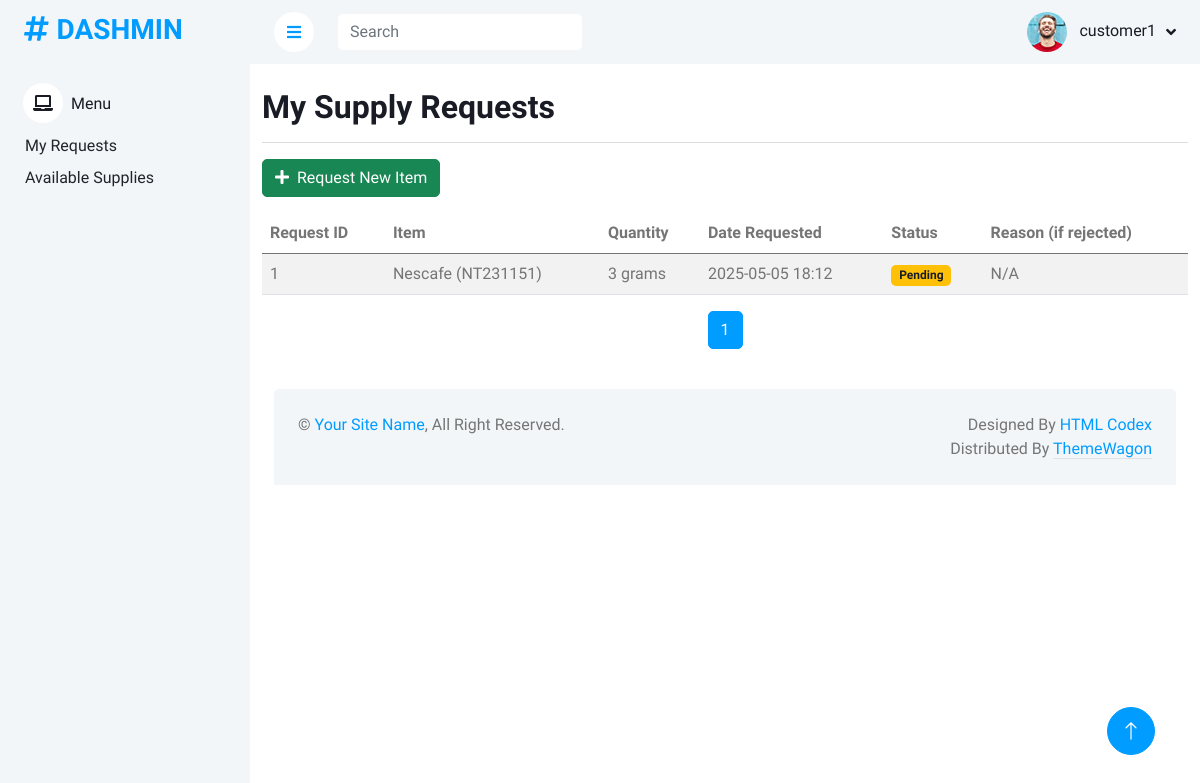
Page /customer/my_requests/ (signed in) on the earlier database version.
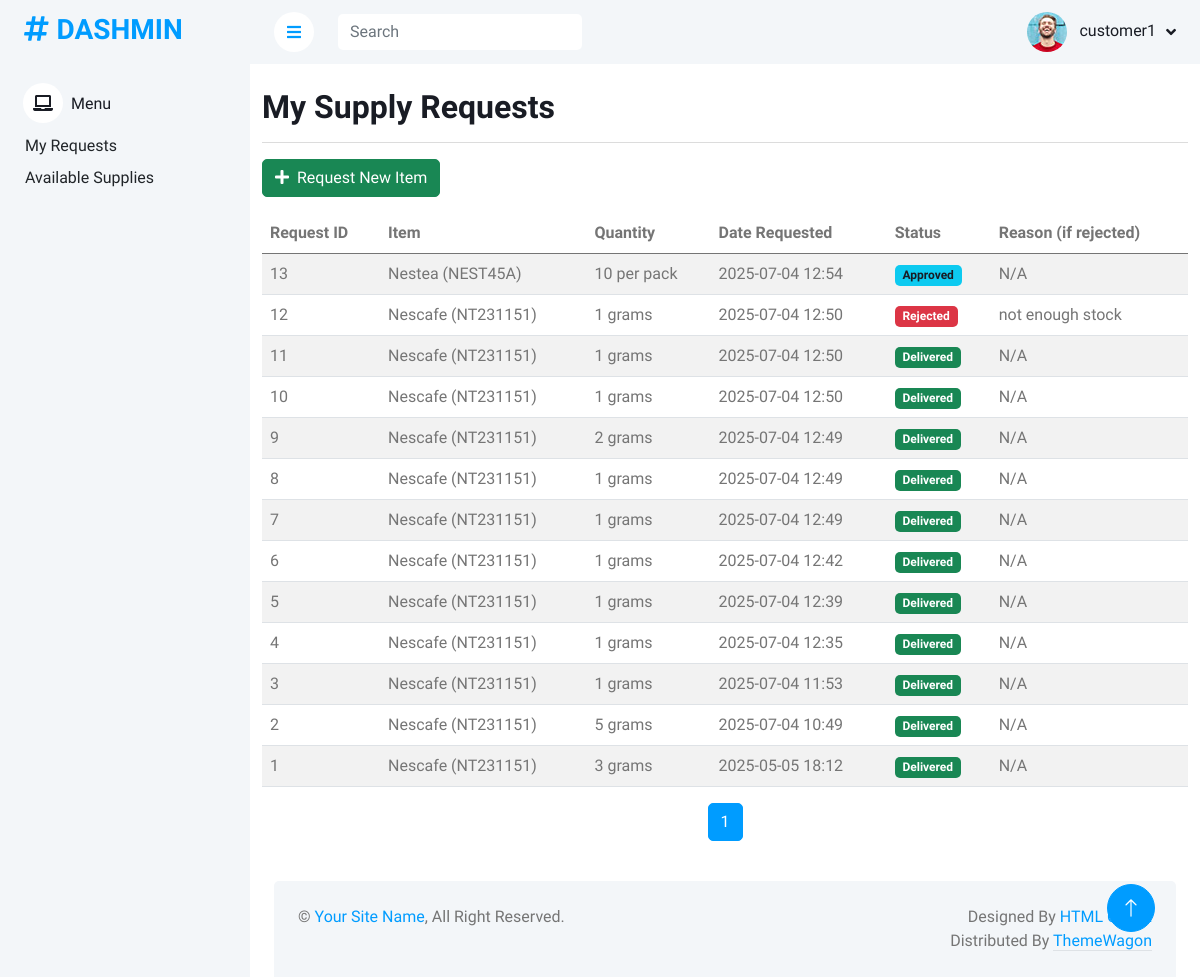
Same page on the later database version.
### customer/models.py (models this page shows, shortened)
class CustomerRequest(models.Model):
    supply_item = models.ForeignKey(
        SupplyItem,
        on_delete=models.CASCADE,
        related_name='customer_requests'
    )
    customer = models.ForeignKey(
        settings.AUTH_USER_MODEL,
        on_delete=models.CASCADE,
        related_name='requests'
    )
    requested_quantity = models.IntegerField()
    request_date = models.DateTimeField(auto_now_add=True)
    status = models.CharField(
        max_length=20,
        choices=[
            ('pending', 'Pending'),
            ('approved', 'Approved'),
            ('rejected', 'Rejected'),
            ('delivered', 'Delivered'),
        ],
        default='pending'
    )
    rejection_reason = models.TextField(blank=True, null=True)
    performed_by = models.ForeignKey(
        settings.AUTH_USER_MODEL,
        on_delete=models.SET_NULL,
        null=True,
        blank=True,
        related_name='performed_customer_requests' # Add related_name to avoid clash
    )

### supply/models.py (models this page shows, shortened)
class SupplyItem(models.Model):
    STATUS_CHOICES = [
        ('active', 'Active'),
        ('inactive', 'Inactive'),
        ('archived', 'Archived'),
    ]
    AVAILABILITY_CHOICES = [
        ('Available', 'Available'),
        ('Low Stock', 'Low in Supply'),
        ('Out of Stock', 'Out of Supply')
    ]
    item_id = models.AutoField(primary_key=True)
    item_name = models.CharField(max_length=200)
    item_code = models.CharField(max_length=100, unique=True)
    category = models.ForeignKey(Category, on_delete=models.SET_NULL, null=True, blank=True)  # Updated field
    description = models.TextField(blank=True)
    quantity_in_stock = models.IntegerField(default=0)
    reorder_level = models.IntegerField(default=0)
    unit_of_measure = models.CharField(max_length=50)
    location = models.CharField(max_length=100, blank=True)
    unit_price = models.DecimalField(max_digits=10, decimal_places=2)
    currency = models.CharField(max_length=10, default='USD')
    supplier = models.ForeignKey(Supplier, on_delete=models.SET_NULL, null=True, blank=True)
    last_purchase_date = models.DateField(null=True, blank=True)
    last_supplier_price = models.DecimalField(max_digits=10, decimal_places=2, null=True, blank=True)
    preferred_supplier = models.BooleanField(default=False)
    added_by = models.ForeignKey(
        settings.AUTH_USER_MODEL, # Use settings
        on_delete=models.SET_NULL,
        null=True,
        blank=True,
        related_name='added_supply_items' # Add related_name
    )
    date_added = models.DateTimeField(auto_now_add=True)
    last_updated = models.DateTimeField(auto_now=True)
    added_by = models.ForeignKey('User', on_delete=models.SET_NULL, null=True, blank=True)
    status = models.CharField(max_length=10, choices=STATUS_CHOICES, default='active')
    availability = models.CharField(choices=AVAILABILITY_CHOICES, default='Available')
    barcode = models.CharField(max_length=100, blank=True)
    image = models.ImageField(upload_to='supply_images/', blank=True, null=True)
    expiration_date = models.DateField(null=True, blank=True)
    tags = models.CharField(max_length=200, blank=True)

### customer/views.py (the view)
# urls.py: path('my_requests/', views.MyRequestsListView.as_view(), name='my_requests_list'),
class MyRequestsListView(CustomerAccessMixin, ListView):
    model = CustomerRequest
    template_name = 'customer/my_request_list.html' # New template
    context_object_name = 'customer_requests'
    paginate_by = 15 # Optional pagination
    def get_queryset(self):
        return CustomerRequest.objects.filter(customer=self.request.user).order_by('-request_date')
    def get_context_data(self, **kwargs):
        context = super().get_context_data(**kwargs)
        context['page_title'] = "My Supply Requests"
        return context

### supply/views.py (called while the page is built)
def is_customer(user):
    return user.is_authenticated and user.groups.filter(name='Customer').exists()

    def test_func(self):
        return is_customer(self.request.user)

### customer/templates/customer/my_request_list.html (shortened to what this page needs)
{% extends "customer/base/base.html" %}
{% load static %}
{% block content %}
<div class="container mt-4">
    <h2>{{ page_title|default:"My Supply Requests" }}</h2>
    <hr>
    <div class="mb-3">
         <a href="{% url 'customer:available_supplies' %}" class="btn btn-success">
            <i class="fas fa-plus me-1"></i> Request New Item
        </a>
    </div>
    {% if customer_requests %}
        <div class="table-responsive">
            <table class="table table-striped table-hover">
                <thead>
                    <tr>
                        <th>Request ID</th>
                        <th>Item</th>
                        <th>Quantity</th>
                        <th>Date Requested</th>
                        <th>Status</th>
                        <th>Reason (if rejected)</th>
                    </tr>
                </thead>
                <tbody>
                    {% for request in customer_requests %}
                    <tr>
                        <td>{{ request.pk }}</td>
                        <td>{{ request.supply_item.item_name }} ({{ request.supply_item.item_code }})</td>
                        <td>{{ request.requested_quantity }} {{ request.supply_item.unit_of_measure }}</td>
                        <td>{{ request.request_date|date:"Y-m-d H:i" }}</td>
                        <td>
                            <span class="badge
                                {% if request.status == 'pending' %}bg-warning text-dark{% endif %}
                                {% if request.status == 'approved' %}bg-info text-dark{% endif %}
                                {% if request.status == 'delivered' %}bg-success{% endif %}
                                {% if request.status == 'rejected' %}bg-danger{% endif %}">
                                {{ request.get_status_display }}
                            </span>
                        </td>
                        <td>{{ request.rejection_reason|default:"N/A" }}</td>
                    </tr>
                    {% endfor %}
                </tbody>
            </table>
        </div>
        <div class="pagination-container">
            <nav aria-label="Page navigation">
                <ul class="pagination justify-content-center">
                    {% for num in paginator.page_range %}
                        {% if page_obj.number == num %}
                            <li class="page-item active"><span class="page-link">{{ num }}</span></li>
                        {% elif num > page_obj.number|add:'-3' and num < page_obj.number|add:'3' %}
                            <li class="page-item"><a class="page-link" href="?page={{ num }}">{{ num }}</a></li>
                        {% endif %}
                    {% endfor %}
                </ul>
            </nav>
        </div>
    {% else %}
        <div class="alert alert-info" role="alert">
            You have not made any supply requests yet. <a href="{% url 'customer:available_supplies' %}" class="alert-link">Browse available items</a> to make a request.
        </div>
    {% endif %}
</div>
{% endblock %}

Differences in the rows shown:
added CustomerRequest: pk "13", supply_item.item_name "Nestea", supply_item.item_code "NEST45A", requested_quantity "10", supply_item.unit_of_measure "per pack", request_date "2025-07-04 12:54", status "Approved", rejection_reason "N/A"
added CustomerRequest: pk "12", supply_item.item_name "Nescafe", supply_item.item_code "NT231151", requested_quantity "1", supply_item.unit_of_measure "grams", request_date "2025-07-04 12:50", status "Rejected", rejection_reason "not enough stock"
added CustomerRequest: pk "11", supply_item.item_name "Nescafe", supply_item.item_code "NT231151", requested_quantity "1", supply_item.unit_of_measure "grams", request_date "2025-07-04 12:50", status "Delivered", rejection_reason "N/A"
added CustomerRequest: pk "10", supply_item.item_name "Nescafe", supply_item.item_code "NT231151", requested_quantity "1", supply_item.unit_of_measure "grams", request_date "2025-07-04 12:50", status "Delivered", rejection_reason "N/A"
added CustomerRequest: pk "9", supply_item.item_name "Nescafe", supply_item.item_code "NT231151", requested_quantity "2", supply_item.unit_of_measure "grams", request_date "2025-07-04 12:49", status "Delivered", rejection_reason "N/A"
added CustomerRequest: pk "8", supply_item.item_name "Nescafe", supply_item.item_code "NT231151", requested_quantity "1", supply_item.unit_of_measure "grams", request_date "2025-07-04 12:49", status "Delivered", rejection_reason "N/A"
added CustomerRequest: pk "7", supply_item.item_name "Nescafe", supply_item.item_code "NT231151", requested_quantity "1", supply_item.unit_of_measure "grams", request_date "2025-07-04 12:49", status "Delivered", rejection_reason "N/A"
added CustomerRequest: pk "6", supply_item.item_name "Nescafe", supply_item.item_code "NT231151", requested_quantity "1", supply_item.unit_of_measure "grams", request_date "2025-07-04 12:42", status "Delivered", rejection_reason "N/A"
added CustomerRequest: pk "5", supply_item.item_name "Nescafe", supply_item.item_code "NT231151", requested_quantity "1", supply_item.unit_of_measure "grams", request_date "2025-07-04 12:39", status "Delivered", rejection_reason "N/A"
added CustomerRequest: pk "4", supply_item.item_name "Nescafe", supply_item.item_code "NT231151", requested_quantity "1", supply_item.unit_of_measure "grams", request_date "2025-07-04 12:35", status "Delivered", rejection_reason "N/A"
added CustomerRequest: pk "3", supply_item.item_name "Nescafe", supply_item.item_code "NT231151", requested_quantity "1", supply_item.unit_of_measure "grams", request_date "2025-07-04 11:53", status "Delivered", rejection_reason "N/A"
added CustomerRequest: pk "2", supply_item.item_name "Nescafe", supply_item.item_code "NT231151", requested_quantity "5", supply_item.unit_of_measure "grams", request_date "2025-07-04 10:49", status "Delivered", rejection_reason "N/A"
changed CustomerRequest id 1: status "Pending" → "Delivered"
